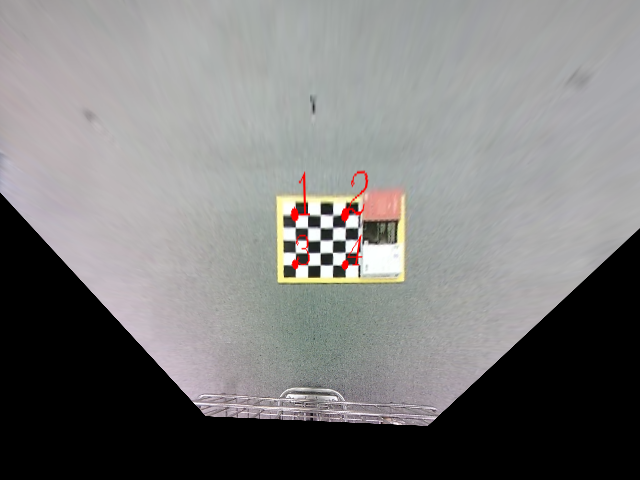
#> input picture pjh/1029/topview_undi_top_done_v2/front_undi_top_v2.png, 640 x 480 px, found by its file name
$ python image_add.py
#> lines starting #> are read from the running program, lines starting #| are printed output that depends on the picture
import numpy as np
import cv2

img = np.zeros((296*2,260*2, 3), np.uint8)
front_img = cv2.imread('pjh/1029/topview_undi_top_done_v2/front_undi_top_v2.png')
#> front_img is the input picture: shape (480, 640, 3); mean B, G, R 122.8, 123.4, 124
back_img = cv2.imread('pjh/1029/topview_undi_top_done_v2/back_undi_top_v2.png')
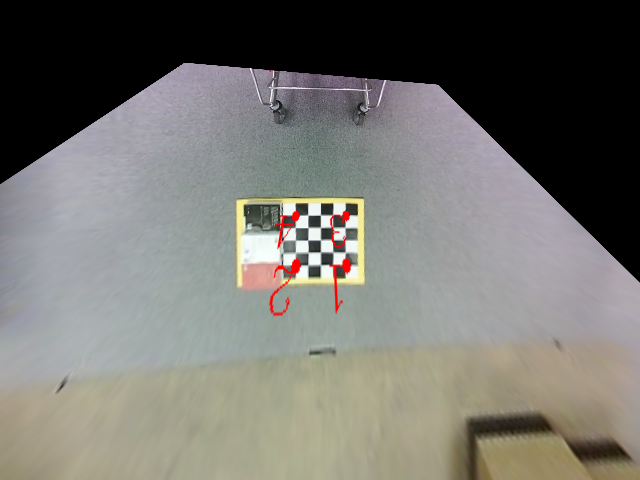
#> input picture pjh/1029/topview_undi_top_done_v2/back_undi_top_v2.png, 640 x 480 px, found by its file name
#> back_img is the input picture: shape (480, 640, 3); mean B, G, R 110.4, 115.8, 116.9
left_img = cv2.imread('pjh/1029/topview_undi_top_done_v2/left_undi_top_v2.png')
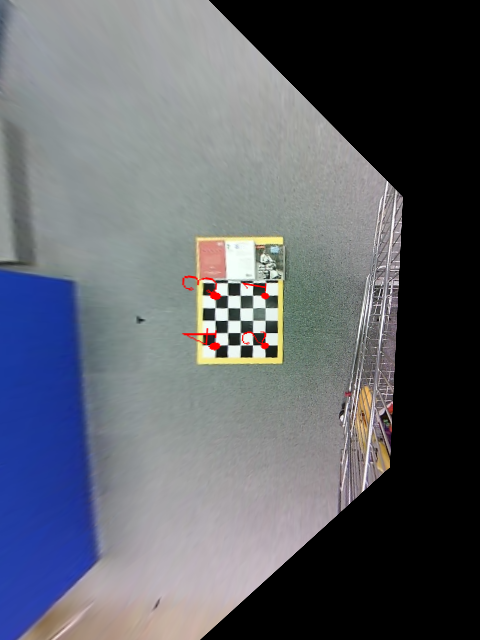
#> input picture pjh/1029/topview_undi_top_done_v2/left_undi_top_v2.png, 480 x 640 px, found by its file name
#> left_img is the input picture: shape (640, 480, 3); mean B, G, R 106.4, 98.3, 95
right_img = cv2.imread('pjh/1029/topview_undi_top_done_v2/right_undi_top_v2.png')
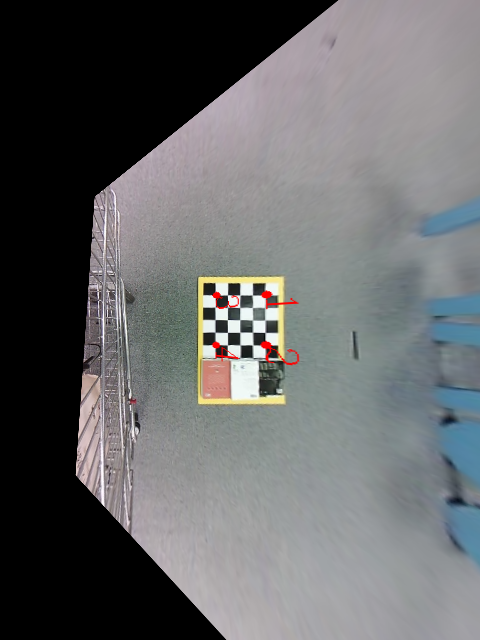
#> input picture pjh/1029/topview_undi_top_done_v2/right_undi_top_v2.png, 480 x 640 px, found by its file name
#> right_img is the input picture: shape (640, 480, 3); mean B, G, R 104.1, 103, 102
cv2.imshow('ddd', img)
# cv2.imshow('dddd', right_img)
cv2.waitKey(0)


'''
실제 : 100 + 60 + 100 / 100 + 96 + 100

픽셀 : 520 / 592
'''
